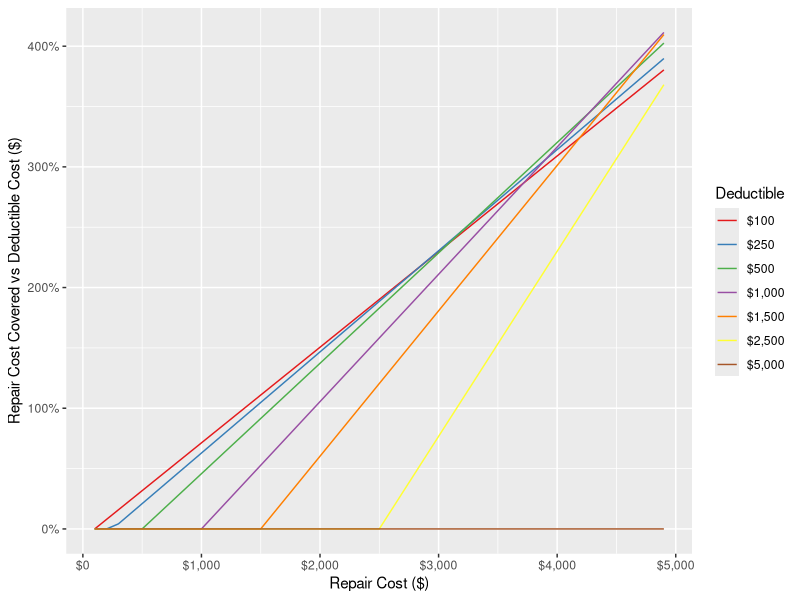
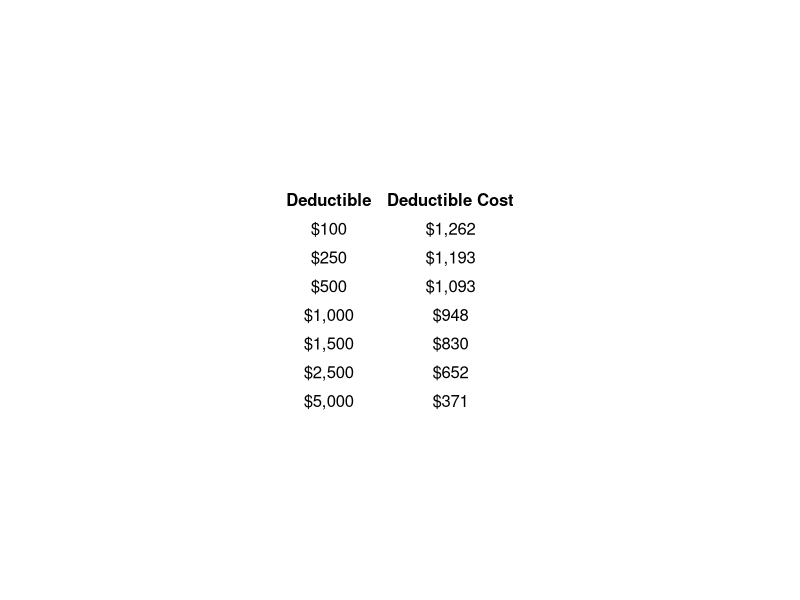

These charts were generated, in order, by the following R code:
## ---- chunk 1
knitr::opts_chunk$set(echo = TRUE)
## ---- chunk 2
library(dplyr)
library(ggplot2)
library(grid)
library(gridExtra)
## ---- chunk 3
deductible <- c(100,250,500,1000,1500,2500,5000)

deductible_costs <- 
  data.frame(
    deductible_factor = 
      factor(
        scales::dollar(deductible), 
        ordered = TRUE,
        levels = scales::dollar(deductible)[order(deductible)]
      ),
    deductible = deductible,
    deductible_cost = c(1262,1193,1093,948,830,652,371)
  ) %>%
  merge(
    .,
    data.frame(repair_cost = seq(from=100,to=10000,by=100))
  ) %>%
  mutate(
    repair_cost_covered = pmax(repair_cost-deductible,0),
    deductible_cost_vs_covered_cost = repair_cost_covered/deductible_cost
  )
## ---- chunk 4
test <- ggplot(
  deductible_costs %>% filter(repair_cost < 5000), 
  aes(x = repair_cost, y = deductible_cost_vs_covered_cost)
) + 
  geom_line(aes(color = deductible_factor)) +
  labs(
    x = "Repair Cost ($)",
    y = "Repair Cost Covered vs Deductible Cost ($)",
    color = "Deductible"
  ) +
  scale_colour_brewer(palette = "Set1") +
  scale_x_continuous(labels = scales::dollar_format(prefix="$")) +
  scale_y_continuous(
    labels = function(x){paste0(x*100, "%")},
    breaks = round(
      seq(
        min(deductible_costs$deductible_cost_vs_covered_cost),
        max(deductible_costs$deductible_cost_vs_covered_cost),
        by = 1
      )
    )
  )

test2 <- as.data.frame(
  deductible_costs %>% 
    group_by(deductible_factor) %>% 
    summarise(cost = max(deductible_cost)) %>%
    mutate(cost = scales::dollar(cost))
)

test

grid.newpage()
grid.table(d=test2, rows=NULL, cols=c("Deductible", "Deductible Cost"), theme=ttheme_minimal())
